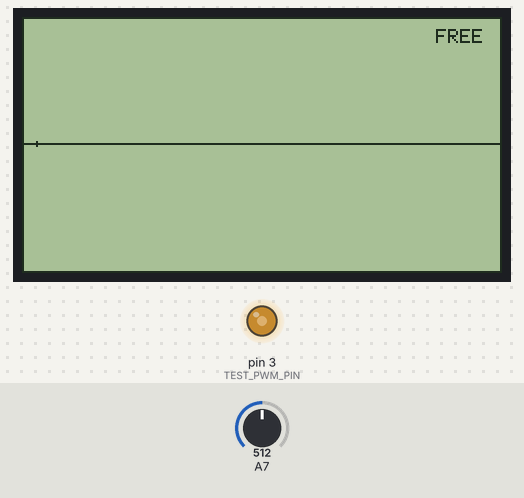
A sketch run on a simulated Arduino Nano, built with avr-gcc and run on an emulated ATmega328P. Parts: 240×128 one-colour display, output pins drawn as LEDs (lit = HIGH). Inputs (shaded band) come from the test bench; at power-on: A7 = 512.

Above: at 1.4 s.
1.5 s: A7 set to 716
At 3.4 s:
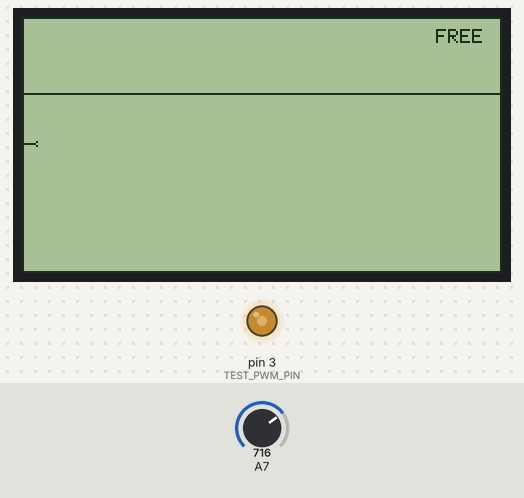
3.9 s: A7 set to 900
At 5.4 s:
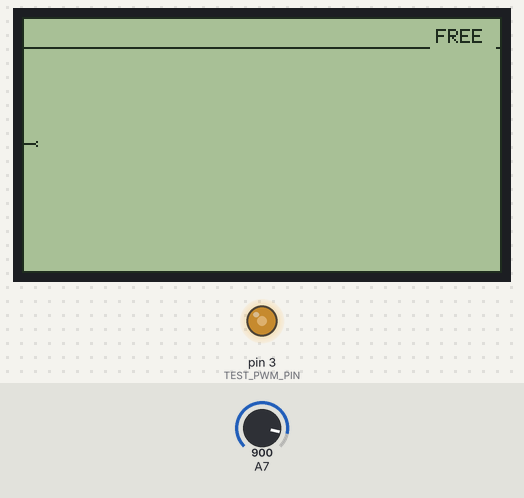
6.2 s: A7 set to 1023
At 7.5 s:
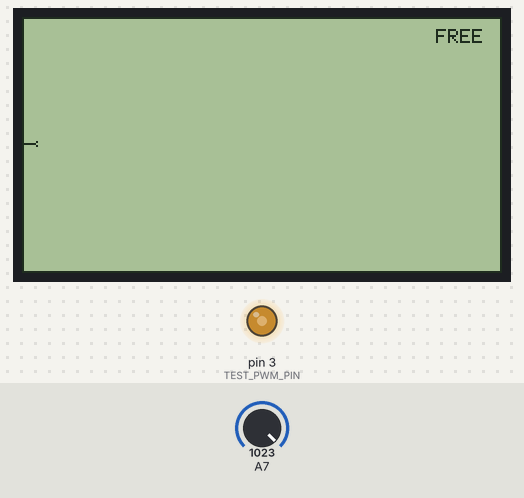
Timing chart, 0 to 9.2 s (numbered marks = the images above; inputs shaded):
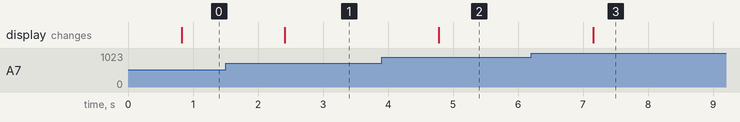

Measured:
- after the input at 1.5 s, the display: changes after 0.91 s (image 1)
- after the input at 3.9 s, the display: changes after 0.88 s (image 2)
- after the input at 6.2 s, the display: changes after 0.96 s (image 3)

The sketch:

triggered_viewer.ino
```cpp
/*
 * M2 — Triggered waveform viewer
 *
 * Adds the software edge trigger to M1 (poll-then-capture, ArdOsc
 * pattern from docs/03): watch the live ADC, arm when the signal sits
 * below (trigger level - hysteresis), fire on crossing above the
 * level, then burst-capture. A 250 ms timeout falls back to free-run
 * so the screen never freezes without a signal ("Auto" mode).
 *
 * Wiring: same as M1 (D3 --[10k]--> A7). No new wires.
 * Expected: the square wave now STANDS STILL, and the ghosting that
 * came from untriggered drift disappears with it.
 */

#include <Arduino.h>
#include <U8g2lib.h>

U8G2_T6963_240X128_1_8080 u8g2(U8G2_R0,
  /*DB0..DB7 =*/ 8, 9, 10, 11, 4, 5, 6, 7,
  /*WR=*/ 17, /*CE=*/ 14, /*C-D=*/ 15, /*RST=*/ 16);

#define N_SAMPLES     240
#define TEST_PWM_PIN    3
#define TRIG_LEVEL    128   // mid-scale (2.5 V), 8-bit counts
#define TRIG_HYST       4   // hysteresis band against noise
#define TRIG_TIMEOUT  250   // ms without trigger -> free-run (Auto)

uint8_t samples[N_SAMPLES];
bool triggered = false;

static inline uint8_t adc8(void) {
  return (uint8_t)(analogRead(A7) >> 2);
}

// Poll-then-capture: returns true if a rising edge fired,
// false on timeout (free-run).
bool waitForTrigger(void) {
  unsigned long t0 = millis();
  while (adc8() >= TRIG_LEVEL - TRIG_HYST) {          // arm below level
    if (millis() - t0 > TRIG_TIMEOUT) return false;
  }
  while (adc8() < TRIG_LEVEL + TRIG_HYST) {           // fire above level
    if (millis() - t0 > TRIG_TIMEOUT) return false;
  }
  return true;
}

void capture(void) {
  for (uint16_t i = 0; i < N_SAMPLES; i++) {
    samples[i] = adc8();
  }
}

static inline uint8_t sample_to_y(uint8_t s) {
  return 127 - (s >> 1);
}

void draw(void) {
  const uint8_t trig_y = sample_to_y(TRIG_LEVEL);
  u8g2.firstPage();
  do {
    u8g2.drawFrame(0, 0, 240, 128);
    // trigger-level marker at the left edge
    u8g2.drawHLine(1, trig_y, 6);
    u8g2.drawPixel(7, trig_y - 1);
    u8g2.drawPixel(7, trig_y + 1);
    // waveform
    for (uint16_t x = 1; x < N_SAMPLES; x++) {
      u8g2.drawLine(x - 1, sample_to_y(samples[x - 1]),
                    x,     sample_to_y(samples[x]));
    }
    // status readout, on a cleared box so the trace can't cross it
    u8g2.setDrawColor(0);
    u8g2.drawBox(204, 3, 33, 13);
    u8g2.setDrawColor(1);
    u8g2.setFont(u8g2_font_6x10_tr);
    u8g2.drawStr(207, 13, triggered ? "TRIG" : "FREE");
  } while (u8g2.nextPage());
}

void setup(void) {
  u8g2.begin();
  analogWrite(TEST_PWM_PIN, 128);
}

void loop(void) {
  triggered = waitForTrigger();
  capture();
  draw();
}
```
